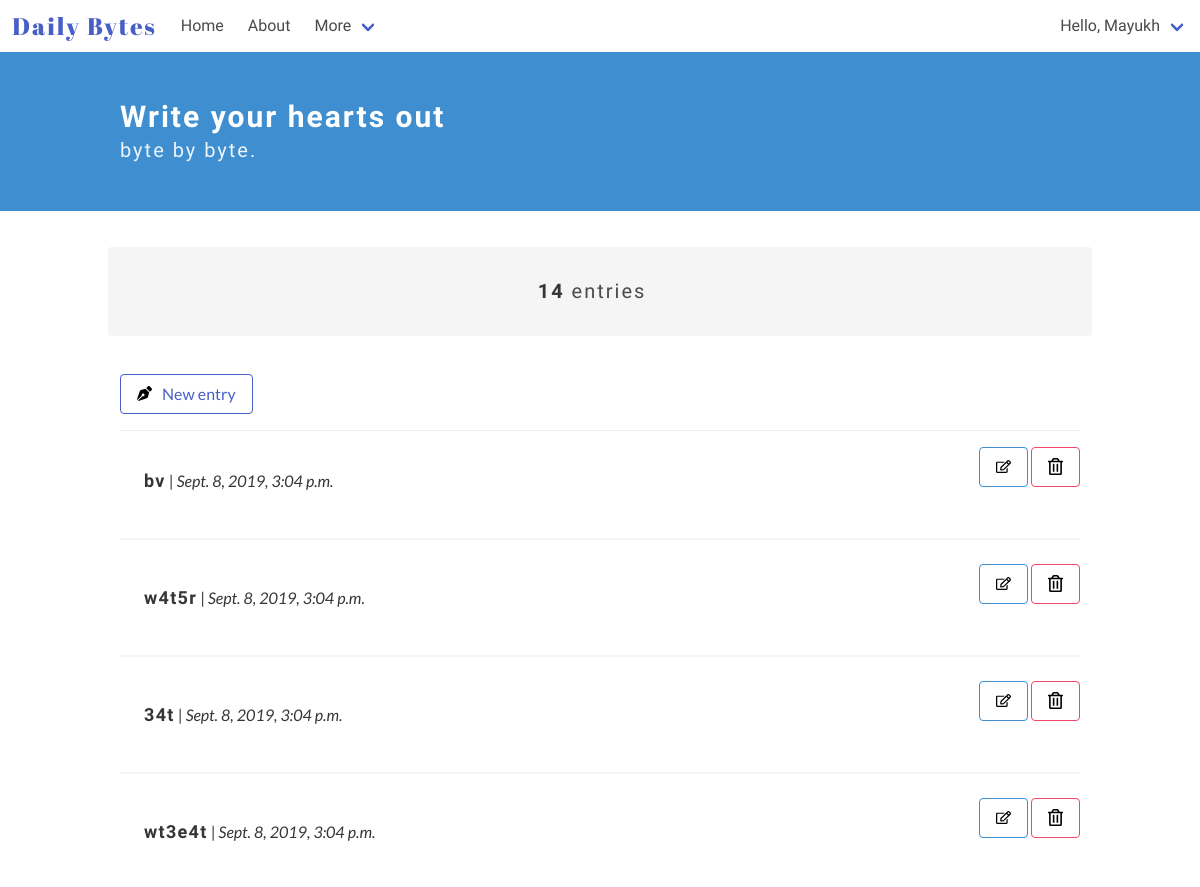
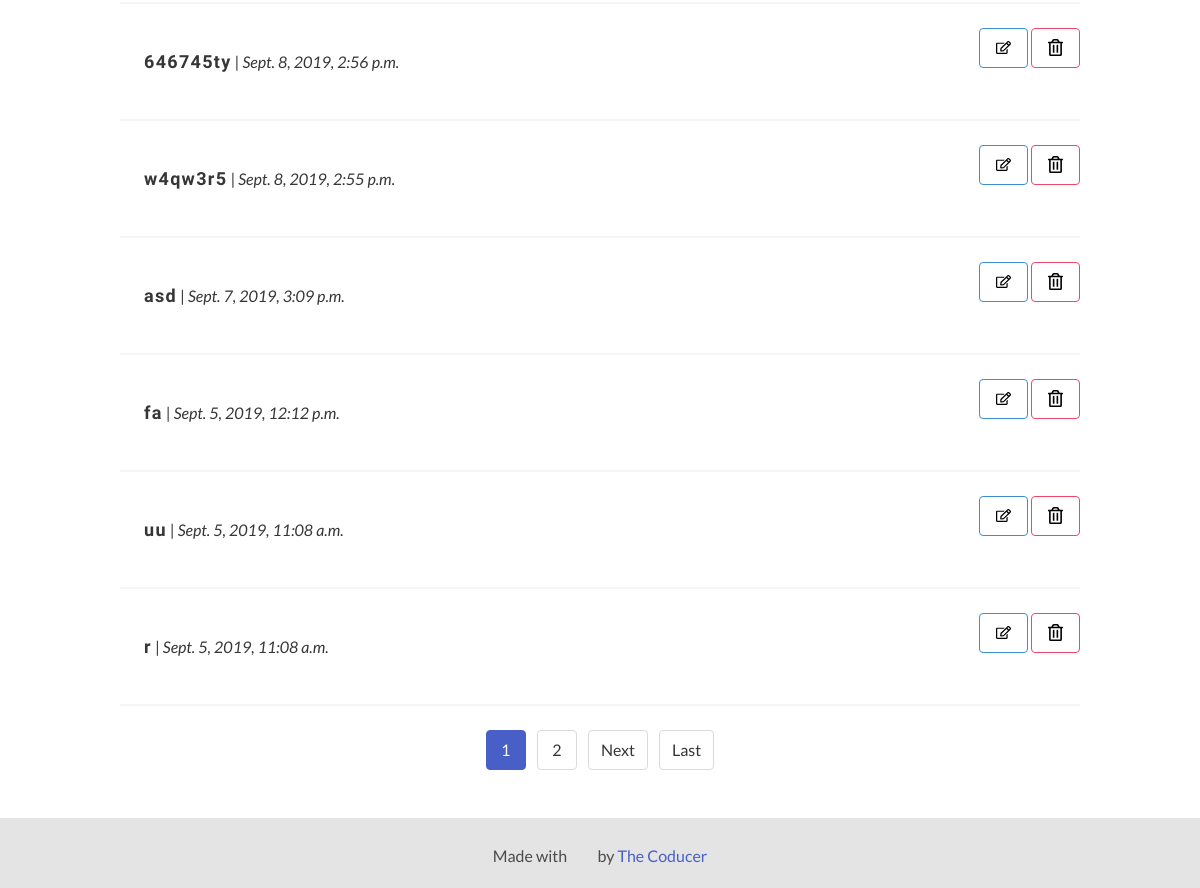
The app's page / (signed in) with its own data (2 pictures, top to bottom).
### diary_app/models.py (models this page shows)
class Entry(models.Model):
    author = models.ForeignKey(User, on_delete=models.CASCADE) # User is an auth model
    title = models.CharField(max_length=100, default='', verbose_name="")
    text = RichTextUploadingField(verbose_name="")
    date_posted = models.DateTimeField(auto_now_add = True)
    trash = models.BooleanField(default=False)
    """ def __str__(self):
        return 'Entry #{}'.format(self.id) """
    class Meta:
        verbose_name_plural = 'entries'

### diary_app/views.py (the view)
# urls.py: path('', EntryListView.as_view(), name = 'home'),
class EntryListView(ListView):
        model = Entry
        template_name = 'diary_app/home.html'
        context_object_name = 'entries'
        ordering = ['-date_posted']
        paginate_by = 10
        @method_decorator(login_required)
        def dispatch(self, *args, **kwargs):
                return super().dispatch(*args, **kwargs)
        def get_context_data(self, **kwargs):
                context = super(EntryListView, self).get_context_data(**kwargs)
                entries = Entry.objects.filter(author=self.request.user, trash=False)
                context['count_entries'] = entries.count()
                ...
                return context
        def get_queryset(self):
                entries = Entry.objects.filter(author=self.request.user, trash=False)
                entries = entries.order_by('-date_posted')
                return entries

### diary_app/templates/diary_app/home.html (shortened to what this page needs)
<!DOCTYPE html>
<html lang="en">
<head>
</head>
<body>
    {% extends "./base.html" %}
    {% block content %}
    {% load static %}
    <section class="hero is-info">
        <div class="hero-body">
            <div class="container">
                <h1 class="title">
                    Write your hearts out
                </h1>
                <h2 class="subtitle">
                    byte by byte.
                </h2>
            </div>
        </div>
    </section>
    <section class="section">
        <div class="container">
            <div class="container my-top-bar">
                <div class="columns notification">
                    <div class="column">
                        <p class="subtitle is-5 has-text-centered">
                            {% if count_entries < 1 %}
                            You don't have any entries
                            {% else %}
                            <strong>{{ count_entries }}</strong> entries
                            {% endif %}
                        </p>
                    </div>
                </div>
            </div>
            <article class="media">
                <div class="media-content">
                    <div class="content">
                        <a class="button is-link is-outlined" href="{% url 'add' %}"><img
                                src="{% static '/images/pen.svg' %}" alt="Add new byte" width=15px height=15px
                                style="margin-right: 10px;">New entry</a>
                    </div>
                </div>
            </article>
            {% for entry in entries %}
            <article class="media">
                <div class="media-content">
                    <a href="/entry/{{entry.id}}">
                        <div class="content notification readmore-div">
                            <p>
                                <strong class="entry-title">{{ entry.title }}</strong> | <i>{{ entry.date_posted }}</i>
                            </p>
                        </div>
                    </a>
                </div>
                <div class="media-right">
                    <a class="button is-info is-outlined" href="/edit/{{entry.id}}"><img
                            src="{% static '/images/edit.svg' %}" alt="Edit" width=15px height=15px></a>
                    <a class="button is-danger is-outlined" id="trash_can" href="/confirm-delete/{{entry.id}}"><img
                            src="{% static '/images/delete.svg' %}" alt="Delete" width=15px height=15px color:
                            red;></a>
                </div>
            </article>
            <hr>
            {% endfor %}
            <div class="has-text-centered page-list">
                {% if is_paginated %}
                {% for num in page_obj.paginator.page_range %}
                {% if page_obj.number == num %}
                <a class="pagination-link is-current" href="?page={{ num }}">{{ num }}</a>
                {% elif num > page_obj.number|add:'-3' and num < page_obj.number|add:'3' %}
                <a class="pagination-link" href="?page={{ num }}">{{ num }}</a>
                {% endif %}
                {% endfor %}
                {% if page_obj.has_next %}
                <a class="pagination-next" href="?page={{ page_obj.next_page_number }}">Next</a>
                <a class="pagination-next" href="?page={{ page_obj.paginator.num_pages }}">Last</a>
                {% endif %}
                {% endif %}
            </div>
        </div>
    </section>
    {% endblock %}

### diary_app/templates/diary_app/header.html (shortened to what this page needs)
{% load static %}
<div id="app">
<nav class="navbar" role="navigation" aria-label="main navigation">
    <div class="navbar-brand">
      <a class="navbar-item" href="{% url 'home' %}">
        <h1 class="logo">Daily Bytes</h1>
      </a>
    </div>
    <div id="navbarBasicExample" class="navbar-menu">
      <div class="navbar-start">
        <a class="navbar-item" href="{% url 'home' %}">
            Home
        </a>
        <a class="navbar-item" href="/about/">
            About
        </a>
        <div class="navbar-item has-dropdown is-hoverable">
          <a class="navbar-link">
            More
          </a>
        </div>
      </div>
      <div class="navbar-end">
          <div class="navbar-item has-dropdown is-hoverable">
              <a class="navbar-link">
                  {% if user.first_name %}
                    Hello, {{ user.first_name }}
                  {% elif user.username %}
                    Hello, {{ user.username}}
                  {% endif %}
              </a>
            </div>
      </div>
    </div>
  </nav>
 </div>

### diary_app/static/css/main.css (style rules this page uses)
body { display: flex; flex-direction: column; height: 100vh; font-family: 'Lato', sans-serif; }
.logo { font-family: 'Abril Fatface', cursive; font-size: 1.5em; letter-spacing: 2px; }
.navbar-item { font-family: 'Libre Franklin', sans-serif; }
.title { font-size: 30px; }
.title, .subtitle { font-family: 'Raleway', sans-serif; letter-spacing: 2px; }
p { font-family: 'Lato', sans-serif; }
.entry-title { font-family: 'Libre Franklin', sans-serif; font-size: 18px; letter-spacing: 1.3px; }
.my-top-bar { margin-bottom: 50px; }
.section { flex: 1 0 auto; }
.readmore-div { background-color: transparent; color: #363636; }
.page-list { margin-top: 20px; }

### records on screen
Entry: title "bv", date_posted "Sept. 8, 2019, 3:04 p.m."
Entry: title "w4t5r", date_posted "Sept. 8, 2019, 3:04 p.m."
Entry: title "34t", date_posted "Sept. 8, 2019, 3:04 p.m."
Entry: title "wt3e4t", date_posted "Sept. 8, 2019, 3:04 p.m."
Entry: title "646745ty", date_posted "Sept. 8, 2019, 2:56 p.m."
Entry: title "w4qw3r5", date_posted "Sept. 8, 2019, 2:55 p.m."
Entry: title "asd", date_posted "Sept. 7, 2019, 3:09 p.m."
Entry: title "fa", date_posted "Sept. 5, 2019, 12:12 p.m."
Entry: title "uu", date_posted "Sept. 5, 2019, 11:08 a.m."
Entry: title "r", date_posted "Sept. 5, 2019, 11:08 a.m."

### other values on screen
{{ user.first_name }} "Mayukh"
{{ count_entries }} "14"
{{ num }} "1"
{{ num }} "2"
